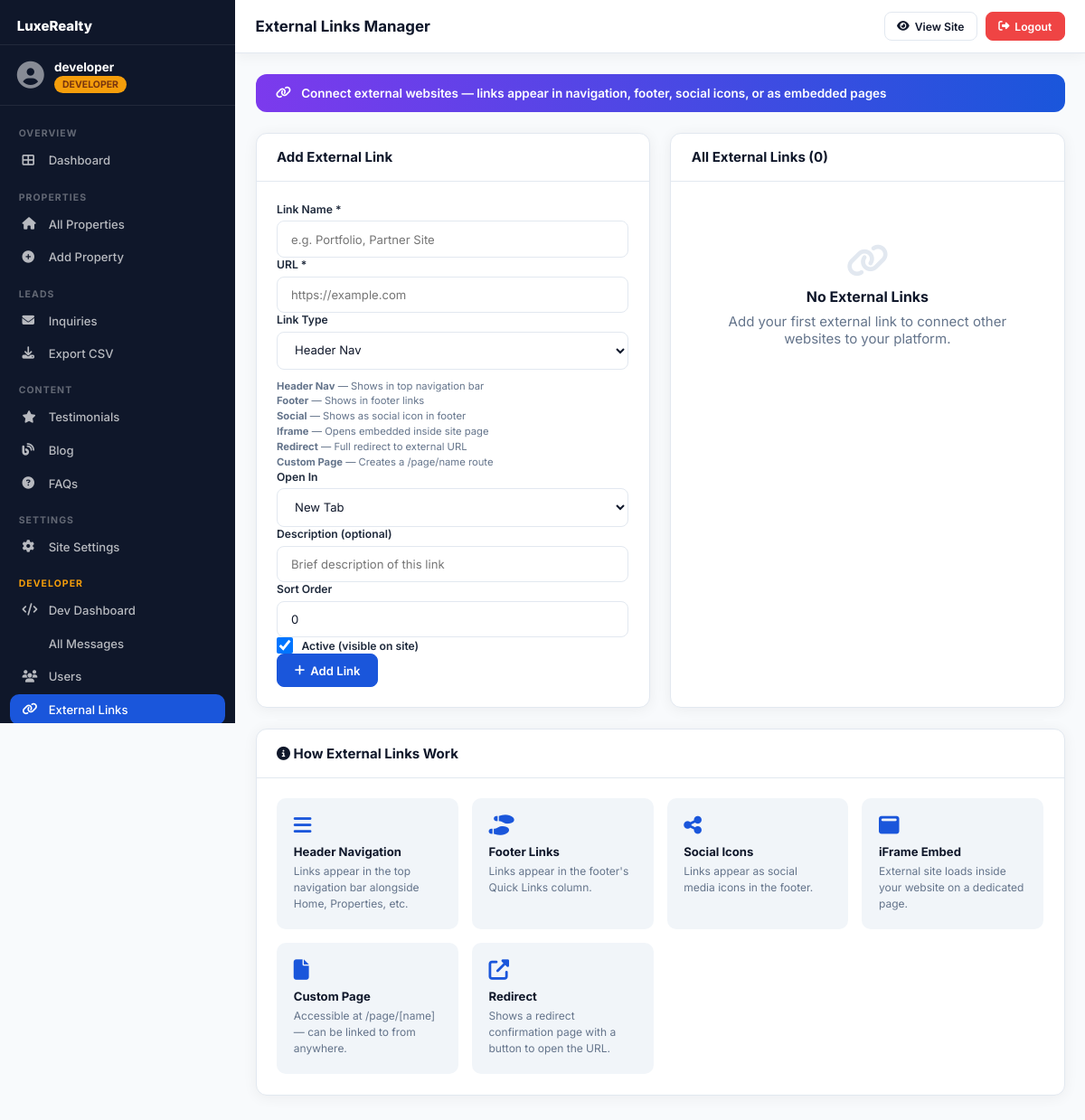
The page /developer/external-links (signed in) on the database its author committed.
### models.py (models this page shows, shortened)
class SiteSettings(db.Model):
    __tablename__ = 'site_settings'
    id = db.Column(db.Integer, primary_key=True)
    key = db.Column(db.String(100), unique=True, nullable=False)
    value = db.Column(db.Text, nullable=True)
    updated_at = db.Column(db.DateTime, default=datetime.utcnow, onupdate=datetime.utcnow)

class User(UserMixin, db.Model):
    __tablename__ = 'users'
    id = db.Column(db.Integer, primary_key=True)
    username = db.Column(db.String(80), unique=True, nullable=False)
    email = db.Column(db.String(120), unique=True, nullable=False)
    password_hash = db.Column(db.String(256), nullable=False)
    role = db.Column(db.String(20), default='owner')  # owner, developer
    is_active = db.Column(db.Boolean, default=True)
    failed_logins = db.Column(db.Integer, default=0)
    locked_until = db.Column(db.DateTime, nullable=True)
    totp_secret = db.Column(db.String(32), nullable=True)
    two_fa_enabled = db.Column(db.Boolean, default=False)
    created_at = db.Column(db.DateTime, default=datetime.utcnow)
    last_login = db.Column(db.DateTime, nullable=True)
    def is_developer(self):
        return self.role == 'developer'

### app.py (the view, shortened to what this page needs)
@app.route('/developer/external-links', methods=['GET','POST'])
@login_required
@developer_required
def manage_external_links():
    links=ExternalLink.query.order_by(ExternalLink.link_type,ExternalLink.sort_order).all()
    return render_template('developer/external_links.html',links=links,
                           link_types=['header_nav','footer','social','iframe','redirect','custom_page'])

### app.py (called while the page is built)
@login_manager.user_loader
def load_user(uid): return User.query.get(int(uid))

def developer_required(f):
    @wraps(f)
    def dec(*a,**k):
        if not current_user.is_authenticated or not current_user.is_developer(): abort(403)
        return f(*a,**k)
    return dec

def get_settings():
    rows = SiteSettings.query.all()
    s = dict(SETTING_DEFAULTS)
    for r in rows: s[r.key] = r.value
    return s

@app.context_processor
def inject_globals():
    s = get_settings()
    ext = ExternalLink.query.filter_by(is_active=True).order_by(ExternalLink.sort_order).all()
    return dict(
        settings=s, now=datetime.utcnow(),
        header_links=[l for l in ext if l.link_type=='header_nav'],
        footer_links=[l for l in ext if l.link_type=='footer'],
        social_links=[l for l in ext if l.link_type=='social'],
        csrf_token=generate_csrf,
    )

### templates/developer/external_links.html (shortened to what this page needs)
{% extends "partials/admin_base.html" %}
{% block page_title %}External Links Manager{% endblock %}
{% block content %}
<div class="dev-banner">
  <i class="fas fa-link"></i>
  <span>Connect external websites — links appear in navigation, footer, social icons, or as embedded pages</span>
</div>
<div class="dashboard-grid">
  <div class="card">
    <div class="card-header"><h3>Add External Link</h3></div>
    <div class="card-body">
      <form method="POST" id="addLinkForm">
        <div class="form-group">
          <label>Link Name *</label>
          <input type="text" name="name" required class="form-input" placeholder="e.g. Portfolio, Partner Site">
        </div>
        <div class="form-group">
          <label>URL *</label>
          <input type="url" name="url" required class="form-input" placeholder="https://example.com">
        </div>
        <div class="form-group">
          <label>Link Type</label>
          <select name="link_type" class="form-input" id="linkTypeSelect" onchange="updateOpenInOptions()">
            {% for lt in link_types %}
            <option value="{{ lt }}">{{ lt|replace('_',' ')|title }}</option>
            {% endfor %}
          </select>
          <small class="form-hint">
            <strong>Header Nav</strong> — Shows in top navigation bar<br>
            <strong>Footer</strong> — Shows in footer links<br>
            <strong>Social</strong> — Shows as social icon in footer<br>
            <strong>Iframe</strong> — Opens embedded inside site page<br>
            <strong>Redirect</strong> — Full redirect to external URL<br>
            <strong>Custom Page</strong> — Creates a /page/name route
          </small>
        </div>
        <div class="form-group">
          <label>Open In</label>
          <select name="open_in" class="form-input" id="openInSelect">
            <option value="_blank">New Tab</option>
          </select>
        </div>
        <div class="form-group">
          <label>Description (optional)</label>
          <input type="text" name="description" class="form-input" placeholder="Brief description of this link">
        </div>
        <div class="form-group">
          <label>Sort Order</label>
          <input type="number" name="sort_order" class="form-input" value="0" min="0">
        </div>
        <div class="form-group">
          <label class="checkbox-label">
            <input type="checkbox" name="is_active" checked>
            <span>Active (visible on site)</span>
          </label>
        </div>
        <button type="submit" class="btn btn-primary"><i class="fas fa-plus"></i> Add Link</button>
      </form>
    </div>
  </div>
  <div class="card">
    <div class="card-header">
      <h3>All External Links ({{ links|length }})</h3>
    </div>
    <div class="card-body">
      {% if links %}
      {% set grouped = {} %}
      {% for link in links %}
        {% if link.link_type not in grouped %}{% set _ = grouped.update({link.link_type: []}) %}{% endif %}
        {% set _ = grouped[link.link_type].append(link) %}
      {% endfor %}
      {% for link_type, type_links in grouped.items() %}
      <div class="link-type-group">
        <h4 class="link-type-header">
          <i class="fas fa-{% if link_type == 'header_nav' %}bars{% elif link_type == 'footer' %}shoe-prints{% elif link_type == 'social' %}share-alt{% elif link_type == 'iframe' %}window-maximize{% elif link_type == 'custom_page' %}file{% else %}external-link-alt{% endif %}"></i>
          {{ link_type|replace('_',' ')|title }}
        </h4>
        {% for link in type_links %}
        <div class="link-admin-card {% if not link.is_active %}link-inactive{% endif %}">
          <div class="link-admin-info">
            <div class="link-admin-header">
              <strong>{{ link.name }}</strong>
              <span class="badge {% if link.is_active %}badge-active{% else %}badge-inactive{% endif %}">
                {{ 'Active' if link.is_active else 'Inactive' }}
              </span>
            </div>
            <a href="{{ link.url }}" target="_blank" class="link-url">{{ link.url[:60] }}{% if link.url|length > 60 %}...{% endif %}</a>
            {% if link.description %}<p class="link-desc">{{ link.description }}</p>{% endif %}
            <small>Opens: {{ link.open_in }} | Order: {{ link.sort_order }}</small>
          </div>
          <div class="link-admin-actions">
            <form method="POST" style="display:inline">
              <input type="hidden" name="csrf_token" value="{{ csrf_token() }}">
              <input type="hidden" name="action" value="toggle">
              <input type="hidden" name="link_id" value="{{ link.id }}">
              <button type="submit" class="btn btn-xs btn-outline" title="{{ 'Deactivate' if link.is_active else 'Activate' }}">
                <i class="fas fa-{{ 'toggle-on' if link.is_active else 'toggle-off' }}"></i>
              </button>
            </form>
            <button class="btn btn-xs btn-primary" onclick="showEditForm({{ link.id }})"><i class="fas fa-edit"></i></button>
            <form method="POST" style="display:inline" onsubmit="return confirm('Remove this link?')">
              <input type="hidden" name="csrf_token" value="{{ csrf_token() }}">
              <input type="hidden" name="action" value="delete">
              <input type="hidden" name="link_id" value="{{ link.id }}">
              <button type="submit" class="btn btn-xs btn-danger"><i class="fas fa-trash"></i></button>
            </form>
          </div>
        </div>
        <div id="edit-form-{{ link.id }}" class="edit-link-form" style="display:none;">
          <form method="POST">
            <input type="hidden" name="csrf_token" value="{{ csrf_token() }}">
            <input type="hidden" name="action" value="edit">
            <input type="hidden" name="link_id" value="{{ link.id }}">
            <div class="form-grid">
              <div class="form-group"><label>Name</label><input type="text" name="name" class="form-input" value="{{ link.name }}"></div>
              <div class="form-group"><label>URL</label><input type="url" name="url" class="form-input" value="{{ link.url }}"></div>
              <div class="form-group">
                <label>Type</label>
                <select name="link_type" class="form-input">
                  {% for lt in link_types %}<option value="{{ lt }}" {% if lt == link.link_type %}selected{% endif %}>{{ lt|replace('_',' ')|title }}</option>{% endfor %}
                </select>
              </div>
              <div class="form-group">
                <label>Open In</label>
                <select name="open_in" class="form-input">
                  <option value="_blank" {% if link.open_in == '_blank' %}selected{% endif %}>New Tab</option>
                  <option value="_self" {% if link.open_in == '_self' %}selected{% endif %}>Same Tab</option>
                  <option value="iframe" {% if link.open_in == 'iframe' %}selected{% endif %}>iFrame</option>
                </select>
              </div>
              <div class="form-group"><label>Description</label><input type="text" name="description" class="form-input" value="{{ link.description or '' }}"></div>
              <div class="form-group"><label>Sort Order</label><input type="number" name="sort_order" class="form-input" value="{{ link.sort_order }}"></div>
              <div class="form-group form-col-2">
                <label class="checkbox-label"><input type="checkbox" name="is_active" {% if link.is_active %}checked{% endif %}><span>Active</span></label>
              </div>
            </div>
            <div class="form-actions">
              <button type="submit" class="btn btn-primary btn-sm">Save</button>
              <button type="button" class="btn btn-outline btn-sm" onclick="hideEditForm({{ link.id }})">Cancel</button>
            </div>
          </form>
        </div>
        {% endfor %}
      </div>
      {% endfor %}
      {% else %}
      <div class="empty-state">
        <i class="fas fa-link"></i>
        <h3>No External Links</h3>
        <p>Add your first external link to connect other websites to your platform.</p>
      </div>
      {% endif %}
    </div>
  </div>
</div>
<div class="card">
  <div class="card-header"><h3><i class="fas fa-info-circle"></i> How External Links Work</h3></div>
  <div class="card-body">
    <div class="info-grid">
      <div class="info-card">
        <i class="fas fa-bars"></i>
        <h4>Header Navigation</h4>
        <p>Links appear in the top navigation bar alongside Home, Properties, etc.</p>
      </div>
      <div class="info-card">
        <i class="fas fa-shoe-prints"></i>
        <h4>Footer Links</h4>
        <p>Links appear in the footer's Quick Links column.</p>
      </div>
      <div class="info-card">
        <i class="fas fa-share-alt"></i>
        <h4>Social Icons</h4>
        <p>Links appear as social media icons in the footer.</p>
      </div>
      <div class="info-card">
        <i class="fas fa-window-maximize"></i>
        <h4>iFrame Embed</h4>
        <p>External site loads inside your website on a dedicated page.</p>
      </div>
      <div class="info-card">
        <i class="fas fa-file"></i>
        <h4>Custom Page</h4>
        <p>Accessible at /page/[name] — can be linked to from anywhere.</p>
      </div>
      <div class="info-card">
        <i class="fas fa-external-link-alt"></i>
        <h4>Redirect</h4>
        <p>Shows a redirect confirmation page with a button to open the URL.</p>
      </div>
    </div>
  </div>
</div>
{% endblock %}

### templates/partials/admin_base.html (shortened to what this page needs)
<!DOCTYPE html>
<html lang="en">
<head>
  <link rel="stylesheet" href="https://cdnjs.cloudflare.com/ajax/libs/font-awesome/6.5.0/css/all.min.css">
  <link rel="stylesheet" href="{{ url_for('static', filename='css/admin.css') }}">
</head>
<body class="admin-body">
<div class="admin-layout">
  <aside class="sidebar" id="sidebar">
    <div class="sidebar-header">
      <span class="sidebar-logo">
        <span>{{ settings.site_name }}</span>
      </span>
    </div>
    <div class="sidebar-user">
      <div class="user-avatar"><i class="fas fa-user-circle"></i></div>
      <div><p class="user-name">{{ current_user.username }}</p><span class="user-badge badge-{{ current_user.role }}">{{ current_user.role|title }}</span></div>
    </div>
    <nav class="sidebar-nav">
      <div class="nav-section">
        <span class="nav-section-label">Overview</span>
        <a href="{{ url_for('owner_dashboard') }}" class="nav-item {% if request.endpoint=='owner_dashboard' %}active{% endif %}"><i class="fas fa-th-large"></i> Dashboard</a>
      </div>
      <div class="nav-section">
        <span class="nav-section-label">Properties</span>
        <a href="{{ url_for('owner_properties') }}" class="nav-item {% if 'propert' in (request.endpoint or '') and 'add' not in (request.endpoint or '') %}active{% endif %}"><i class="fas fa-home"></i> All Properties</a>
        <a href="{{ url_for('add_property') }}" class="nav-item {% if request.endpoint=='add_property' %}active{% endif %}"><i class="fas fa-plus-circle"></i> Add Property</a>
      </div>
      <div class="nav-section">
        <span class="nav-section-label">Leads</span>
        <a href="{{ url_for('owner_inquiries') }}" class="nav-item {% if 'inquir' in (request.endpoint or '') %}active{% endif %}">
          <i class="fas fa-envelope"></i> Inquiries
          {% set unread_count = namespace(val=0) %}
        </a>
        <a href="{{ url_for('export_inquiries') }}" class="nav-item"><i class="fas fa-download"></i> Export CSV</a>
      </div>
      <div class="nav-section">
        <span class="nav-section-label">Content</span>
        <a href="{{ url_for('owner_testimonials') }}" class="nav-item {% if request.endpoint=='owner_testimonials' %}active{% endif %}"><i class="fas fa-star"></i> Testimonials</a>
        <a href="{{ url_for('owner_blog') }}" class="nav-item {% if 'blog' in (request.endpoint or '') %}active{% endif %}"><i class="fas fa-blog"></i> Blog</a>
        <a href="{{ url_for('owner_faqs') }}" class="nav-item {% if request.endpoint=='owner_faqs' %}active{% endif %}"><i class="fas fa-question-circle"></i> FAQs</a>
      </div>
      <div class="nav-section">
        <span class="nav-section-label">Settings</span>
        <a href="{{ url_for('owner_settings') }}" class="nav-item {% if request.endpoint=='owner_settings' %}active{% endif %}"><i class="fas fa-cog"></i> Site Settings</a>
      </div>
      {% if current_user.is_developer() %}
      <div class="nav-section">
        <span class="nav-section-label" style="color:#f59e0b">Developer</span>
        <a href="{{ url_for('developer_dashboard') }}" class="nav-item {% if request.endpoint=='developer_dashboard' %}active{% endif %}"><i class="fas fa-code"></i> Dev Dashboard</a>
        <a href="{{ url_for('all_messages') }}" class="nav-item {% if request.endpoint=='all_messages' %}active{% endif %}"> All Messages</a>
        <a href="{{ url_for('manage_users') }}" class="nav-item {% if request.endpoint=='manage_users' %}active{% endif %}"><i class="fas fa-users"></i> Users</a>
        <a href="{{ url_for('manage_external_links') }}" class="nav-item {% if request.endpoint=='manage_external_links' %}active{% endif %}"><i class="fas fa-link"></i> External Links</a>
      </div>
      {% endif %}
    </nav>
  </aside>
  <div class="admin-main">
    <header class="admin-header">
      <h1 class="page-title">{% block page_title %}Dashboard{% endblock %}</h1>
      <div class="header-actions">
        <a href="{{ url_for('index') }}" class="btn btn-sm btn-outline" target="_blank"><i class="fas fa-eye"></i> <span class="d-none-sm">View Site</span></a>
        <a href="{{ url_for('logout') }}" class="btn btn-sm btn-danger"><i class="fas fa-sign-out-alt"></i> <span class="d-none-sm">Logout</span></a>
      </div>
    </header>
    <div class="admin-content">
      {% block content %}{% endblock %}
    </div>
  </div>
</div>
</body>
</html>

### rows shown on the page
SiteSettings: site_name "LuxeRealty"
User: username "developer", role "DEVELOPER"

### other values the page prints
{{ links|length }} "0"
form field link_type "Header Nav"
